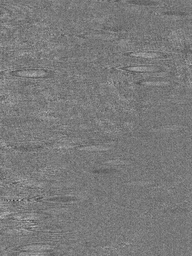
#> input picture content/frame127to128.png, 192 x 256 px, shrunk from 480 x 640 before the run, given in place of ., which was not available
$ python -i PlotEllipse.py   (imports and definitions only)
#> lines starting #> are read from the running program, lines starting #| are printed output that depends on the picture; after the words box and inside, x2 and y2 are one past the last pixel; in counts of white or black regions, pixels touching at a corner belong together; pictures that were not available may be replaced by others from this repository, and a replacement may not be noted
from PIL import Image
import numpy as np
import matplotlib.pyplot as plt
import cv2 # type: ignore
from shapely.geometry import Polygon # type: ignore

minWidth, minHeight, maxHeight, maxAngleDeviation, whRatio = 15, 12, 120, 6, 3.75

chunk = 1
# [3 lines not run here, left out]

def smooth_image_alt(matrix, chunk_size=1, offset=(0,0)):
    n_rows, n_cols = matrix.shape
    result = np.zeros_like(matrix, dtype=float)

    offset_x, offset_y = offset

    for i in range(n_rows):
        for j in range(n_cols):
            # Determine surrounding indices with chunk size and offset
            min_i = max(i + offset_x - chunk_size, 0)
            max_i = min(i + offset_x + chunk_size, n_rows - 1)
            min_j = max(j + offset_y - chunk_size, 0)
            max_j = min(j + offset_y + chunk_size, n_cols - 1)

            # Calculate sum of surrounding pixels including the pixel itself
            sum_neighbors = np.sum(matrix[min_i:max_i+1, min_j:max_j+1])
            count_neighbors = (max_i - min_i + 1) * (max_j - min_j + 1)

            # Calculate mean of surrounding cells
            mean_value = sum_neighbors / count_neighbors

            result[i, j] = mean_value

    return result

def round_to_nearest_block(v, subdiv):
    # Calculate the size of each block
    block_size = 1

    # Find the nearest block
    rounded_value = round(v / block_size) * block_size

    # Ensure the result is within the valid range [0, 255]
    rounded_value = max(0, min(255, rounded_value))

    return int(rounded_value)

# [27 lines left out: function smooth_image, not called in this run]

def normalize(image_array, scale=1):
    normalized_image = (image_array - np.min(image_array)) / (np.max(image_array) - np.min(image_array)) * 255 * scale
    normalized_image = normalized_image.astype(np.uint8)
    return normalized_image

def process_image(image, smooth=4):
  # Convert image to numpy array
  image_array = np.array(image)

  #Manipulation so that will be easier for the contour to detect.
  image_array = smooth_image_alt(image_array, smooth)

  mean = np.mean(image_array)
  normal = normalize(image_array, 2*mean/255)

  return normal

def get_contours(normalized):
  subdiv = 256

  contours = []

  for j in range(0, (255//subdiv)+1):
      # Need to find magic values for subdiv and max_val
      binary_image = [[round_to_nearest_block(pixel+j, subdiv) for pixel in row] for row in normalized]

      for i in range(0, subdiv):
          img = np.array(binary_image)

          max_val = i
          img = img <= 255*(max_val/subdiv)
          img = (img*255).astype(np.uint8)

          temp, _ = cv2.findContours(img, cv2.RETR_LIST, cv2.CHAIN_APPROX_SIMPLE)
          contours.extend(temp)

  # print(f"{len(contours)} potential ellipses.")
  return contours

# [76 lines left out: functions get_alt_contours, get_custom_contours, get_raw_ellipse, not called in this run]

# Function to calculate the area of an ellipse
def ellipse_area(ellipse):
    _, (MA, ma), _ = ellipse
    return np.pi * (MA / 2) * (ma / 2)

# Function to calculate overlap percentage between two ellipses
# [11 lines left out: function calculate_overlap, not called in this run]

# Calculates the distance from one ellipse's center to another
def calculate_overlap_euclidian(center1, center2):
  # parameters are tuples (x, y) of center
  return (center2[0] - center1[0])**2 + (center2[1] - center1[1])**2
  # not sqrt since waste of computation and we only want relative distances

def get_filtered_ellipse(normalized, contours, filename="Image"):
  height, width = normalized.shape[:2]

  fig, ax = plt.subplots(ncols=1, nrows=1)
  ax.imshow(np.array(normalized), cmap='gray')

  num_horizontal_ellipses = 0

  # List to store valid ellipses
  valid_ellipses = []

  # Fit ellipses to contours
  for contour in contours:
      if len(contour) >= 5:  # Need at least 5 points to fit an ellipse
          ellipse = cv2.fitEllipse(contour)
          (x, y), (MA, ma), angle = ellipse

          # Check for horizontal ellipses
          if ma <= MA: continue
          if np.isnan(MA/ma): continue
          if (ma/(MA+0.1)) <= whRatio: continue

          # Additional validation
          if ma < minHeight or ma > maxHeight: continue
          if MA < minWidth: continue
          if abs(90-angle) > maxAngleDeviation: continue

          # Check for overlap with previously detected ellipses
          keep_ellipse = True
          for existing_ellipse in valid_ellipses:
              if calculate_overlap(ellipse, existing_ellipse) > 0.2:
                  (x2, y2), (MA2, ma2), angle2 = existing_ellipse
                  if ellipse_area(ellipse) > ellipse_area(existing_ellipse) and abs(90-angle) < abs(90-angle2):
                      valid_ellipses.remove(existing_ellipse)
                      valid_ellipses.append(ellipse)
                  keep_ellipse = False
                  break

          if keep_ellipse:
              valid_ellipses.append(ellipse)

  #Easier to see ellipses:
  buffer = 0

  # Draw valid ellipses
  white_ellipses = 0
  black_ellipses = 0

  for ellipse in valid_ellipses:
      (x, y), (minor, major), angle = ellipse
      if angle > 90: continue # skip obtuse angles
      # angle = 80 # DELETE LATER
      ellipse_points = cv2.ellipse2Poly((int(x), int(y)), (int(minor / 2) + buffer, int(major / 2) + buffer), int(angle), 0, 360, 1)
      point_x = []
      point_y = []
      for point in ellipse_points:
        x = point[0]
        y = point[1]
        if x < 0 or y < 0 or x > normalized.shape[1] or y > normalized.shape[0]:
          continue
        point_x.append(x)
        point_y.append(y)
      ax.plot(point_x, point_y, color='red')
      num_horizontal_ellipses += 1
      print(x, y, angle)
      if count_center(normalized, ellipse):
        ax.plot(x - np.abs(np.sin(np.deg2rad(angle))) * major / 2, y - np.abs(np.cos(np.deg2rad(angle))) * major / 2, marker='x', color="blue")
        ax.plot(min(normalized.shape[1] - 1, max(x + np.cos(np.abs(90 - angle)) *  major / 2, 0)), min(max(y - np.sin(np.abs(90 - angle)) * major / 2, 0), normalized.shape[0] - 1), marker='x', color="white")
        white_ellipses += 1
      else:
        ax.plot(x - np.abs(np.sin(np.deg2rad(angle))) * major / 2, y - np.abs(np.cos(np.deg2rad(angle))) * major / 2, marker='x', color="black")

        # ax.plot(min(normalized.shape[1] - 1, max(x - major / 2, 0)), min(max(y, 0), normalized.shape[0] - 1), marker='x', color="black")
        black_ellipses += 1

  plt.title('Detected Ellipses')
  plt.show()

  print(f"{num_horizontal_ellipses} final ellipses found. {white_ellipses} white ellipses. {black_ellipses} black ellipses.")

def count_center(normalized, ellipse):
  # Counts number of brighter/darker pixels in an ellipse
  # boolean output, true if center is white
  brightPixels = 0
  darkPixels = 0
  # when traversing normalized, use (y, x) indices
  (h, k), (minor, major), angle = ellipse # minor, major -> somehow second number in tuple is larger than first

  # h-major/4, h+major/4 to search within a smaller sub-ellipse of the ellipse
  # max and min used to prevent negative / out of bound indices
  for x in range(max(int(h-major/2), 0), min(int(h+major/4), normalized.shape[1] - 1)):
    for y in range(max(int(k-minor/4), 0), min(int(k+minor/4), normalized.shape[0] - 1)):
      if normalized[y, x] > np.mean(normalized): #Originally RHS was a constant
        brightPixels += 1
      else:
        darkPixels += 1

  if brightPixels > darkPixels:
    return True
  return False

# [33 lines left out: functions detect_center, detect_center_alt, not called in this run]

def loop(frameNames):
#> called with frameNames = '../content/frame127to128.png'
  for name in frameNames:
    image = Image.open(name).convert('L')
#> image is the input picture: PIL image 192x256 L; min 41, max 200, mean 122.2
    baseImage = np.array(image)
    image = process_image(image)
#> after the loop in smooth_image_alt, `for i in range(n_rows):`:
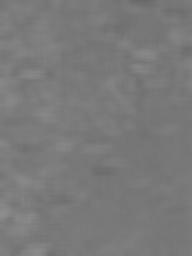
#> result: shape (256, 192) float64; min 104.6, max 143.1, mean 122.2
#> in process_image, `mean = np.mean(image_array)`: mean = 122.2
#> in normalize, `normalized_image = (image_array - np.min(image_array)) / (np.max(image..`:
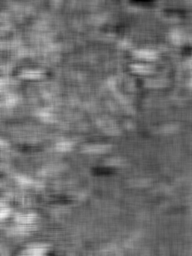
#> normalized_image: shape (256, 192) float64; min 0, max 244.4, mean 111.6
    contours = get_contours(image)
#> after the loop in get_contours, `for j in range(0, (255//subdiv)+1):`: img: shape (256, 192); every value is 255
#> after the loop in get_contours, `for j in range(0, (255//subdiv)+1):`: contours = 11783 contours, 8699 with area under 20; largest, box (x1, y1, x2, y2) and area: (0, 0, 192, 256) 48705, (0, 0, 192, 256) 48705, (0, 0, 192, 256) 48705, (0, 0, 192, 256) 48705, (0, 0, 192, 256) 48705
    get_filtered_ellipse(baseImage, contours, name)
#> the loop in get_filtered_ellipse, `for contour in contours:` made 11783 passes
#> (x, y, angle) on passes 19 to 30: (143.5, -0.00021, 0), (143.9, 0.00127, 133.1), (143.8, 0.5, 0), (143.5, 0.5, 0), (143.5, 0.5, 0), (-1.61e+15, 0.143, 1.27e-14), (140.6, 0.5, 0), (139.8, 0.5, 0), (140.7, 0.5, 0), (140.1, 0.5, 0), (142.2, 0.5, 90), (142.2, 0.5, 90)
#> ellipse on pass 133: ((134.4, -6.53), (16.1, 39.89), 114)
#> after the loop in get_filtered_ellipse, `for contour in contours:`: valid_ellipses = []
#> after the loop in get_filtered_ellipse, `for ellipse in valid_ellipses:`: black_ellipses = 0
#| 0 final ellipses found. 0 white ellipses. 0 black ellipses.
#> pass 3 of the loop in loop, `for name in frameNames:`:
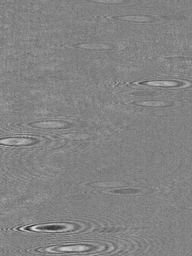
#> input picture content/frame16to17.png, 192 x 256 px, shrunk from 480 x 640 before the run, given in place of , which was not available
#> in loop, image is the input picture: PIL image 192x256 L; min 30, max 230, mean 131.1
#> after the loop in get_contours (call 3), `for j in range(0, (255//subdiv)+1):`:
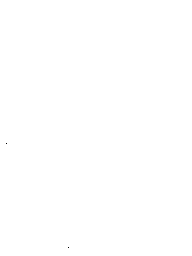
#> img: shape (256, 192); 100% white; black in thin lines or dots, all inside (x1, y1, x2, y2) = (6, 143, 69, 248)
#> the loop in get_filtered_ellipse (call 3), `for contour in contours:` made 8798 passes
#> contour on passes 1 to 3: [[52, 229], [53, 229]], [[52, 225], [52, 226]], [[5, 143]]
#> the loop in get_filtered_ellipse (call 3), `for ellipse in valid_ellipses:` made 1 pass
#> ellipse on pass 1: ((138, 13.04), (24.29, 108.3), 88.33)
#> (printed output is left out)
#> in get_filtered_ellipse (call 3), `plt.show()`:
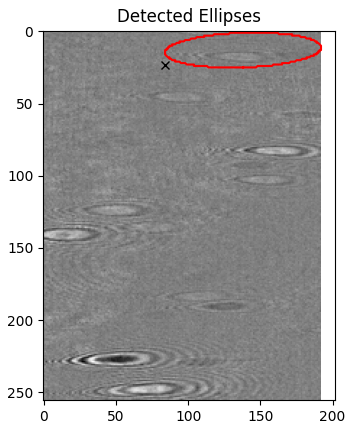
#> figure drawn by matplotlib, 1 panel
#| 1 final ellipses found. 0 white ellipses. 1 black ellipses.
#> the loop made 5 passes; the first 3 are shown

# [139 lines left out: functions single_frame, get_filtered_ellipse_single_plot, get_filtered_ellipse_single_plot_alt, not called in this run]

#> (the run stopped early here; a loop or call above may not have finished)
